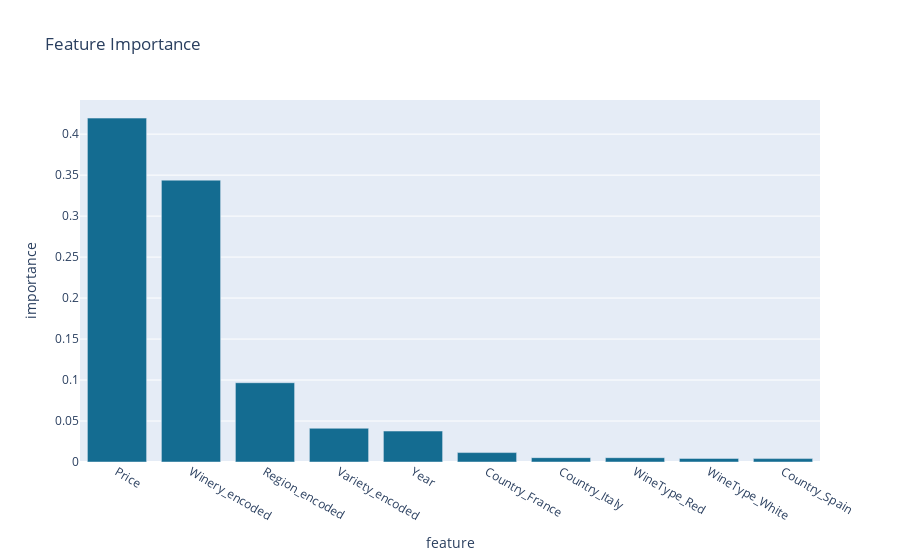

The notebook cell this image was saved under:
### Code cell
# Barplot: Top 10 Features by Feature Importance
importances = search_cv.best_estimator_.feature_importances_

feature_importances_df = pd.DataFrame({
    "feature": selected_features,
    "importance": importances
}).sort_values(by='importance', ascending=False)

fig = px.bar(feature_importances_df.head(10), x="feature", y="importance", title ="Feature Importance", color_discrete_sequence=["#146c91"])
fig.show()

### Figure 1 — Plotly figure (JSON) as saved in the notebook; plotly's stock layout.template omitted (floating-point values rounded to 4 significant figures)
{"data": [{"hovertemplate": "feature=%{x}<br>importance=%{y}<extra></extra>", "legendgroup": "", "marker": {"color": "#146c91", "pattern": {"shape": ""}}, "name": "", "orientation": "v", "showlegend": false, "textposition": "auto", "type": "bar", "x": ["Price", "Winery_encoded", "Region_encoded", "Variety_encoded", "Year", "Country_France", "Country_Italy", "WineType_Red", "WineType_White", "Country_Spain"], "xaxis": "x", "y": [0.4196, 0.3439, 0.09671, 0.04115, 0.03775, 0.0115, 0.005301, 0.005241, 0.004397, 0.004149], "yaxis": "y"}], "layout": {"barmode": "relative", "legend": {"tracegroupgap": 0}, "title": {"text": "Feature Importance"}, "xaxis": {"anchor": "y", "domain": [0, 1], "title": {"text": "feature"}}, "yaxis": {"anchor": "x", "domain": [0, 1], "title": {"text": "importance"}}}}
